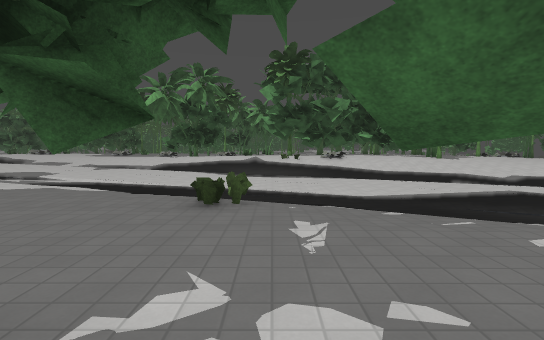
View 1 (above)

24 first-person views from a walk through a level from a Godot 3-D game. The camera is 1.4 m above the floor, tilts 4° down and sees 85° across. The floor is counted in squares, 2 m on a side. Each view is taken from the middle of a square. On the plan, view 1 faces up. The plan holds only what a view shows up to about 10 squares ahead; the rest is blank. The place goes on beyond the plan. Surface patterns are stand-ins for the level's own textures.

View 2
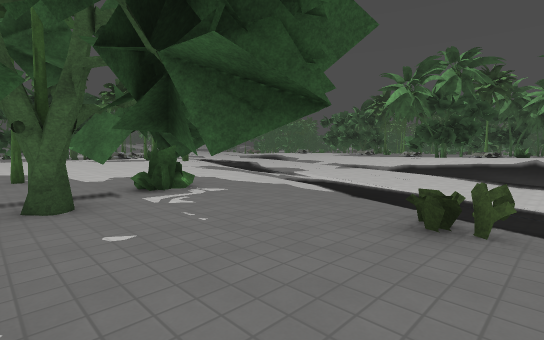

View 3
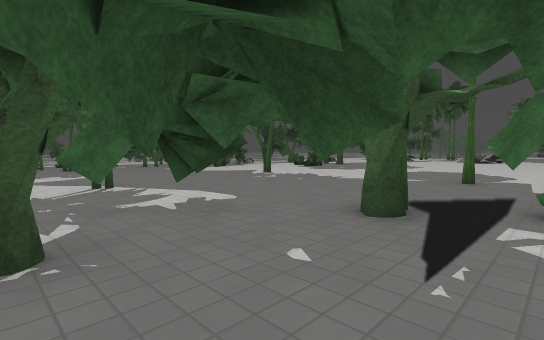

View 4
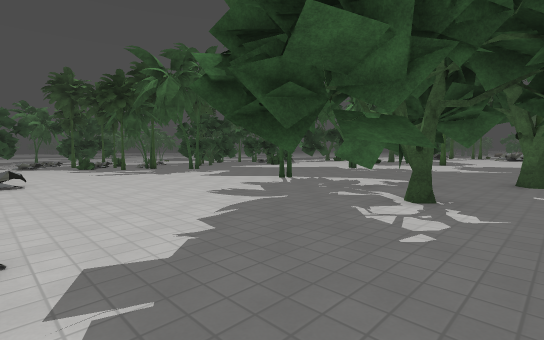

View 5
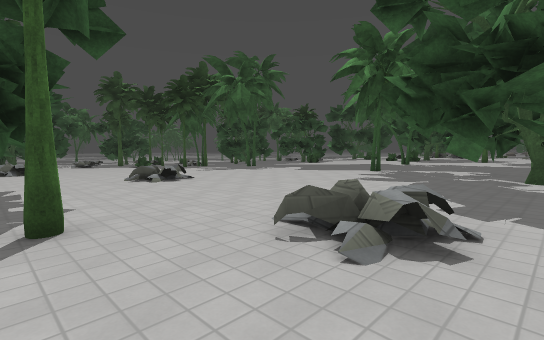

View 6
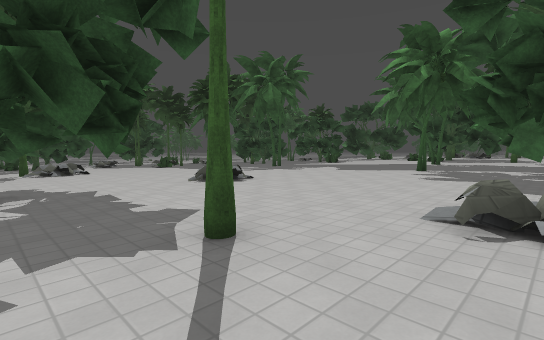

View 7
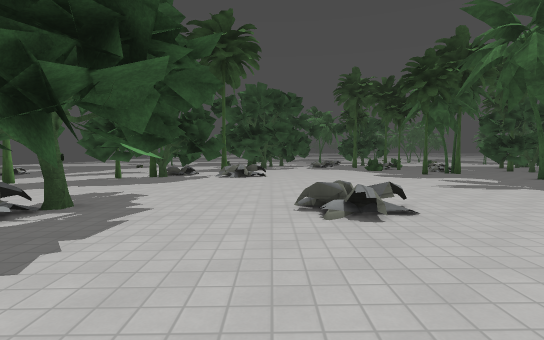

View 8
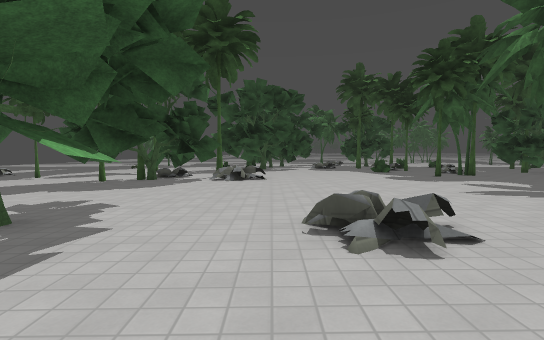

View 9
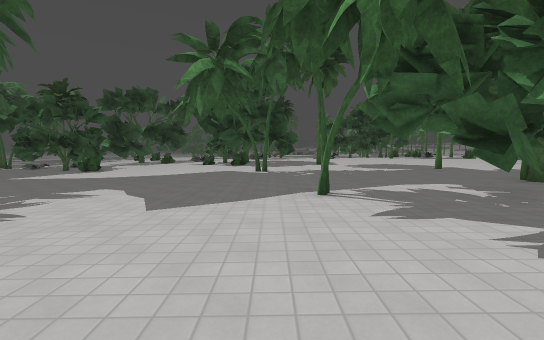

View 10
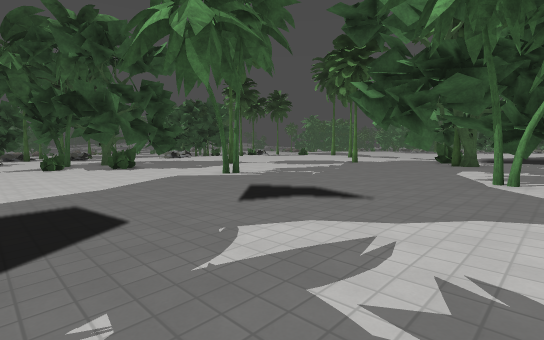

View 11
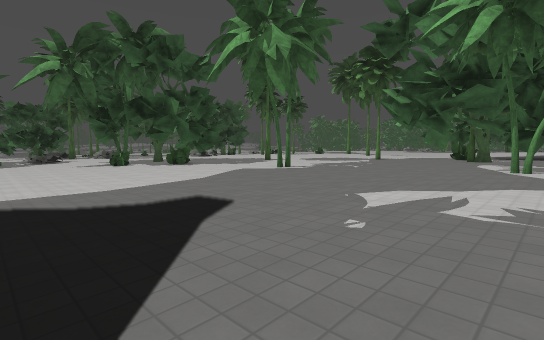

View 12
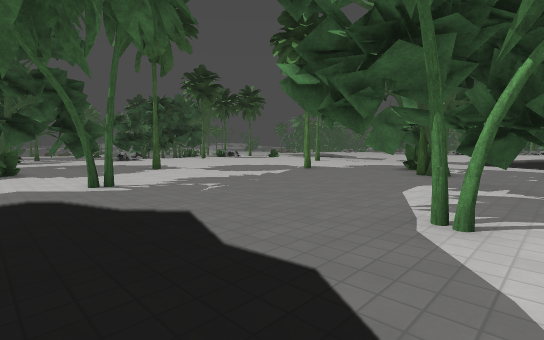

View 13
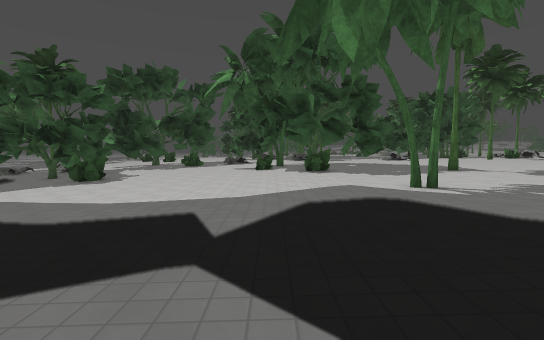

View 14
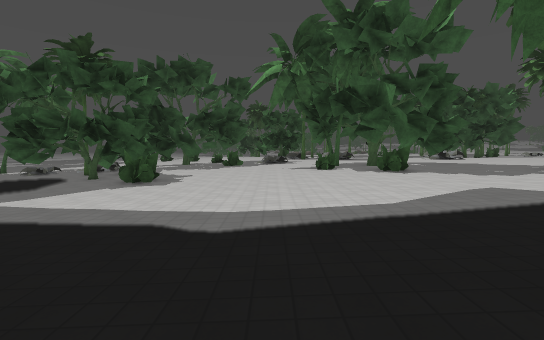

View 15
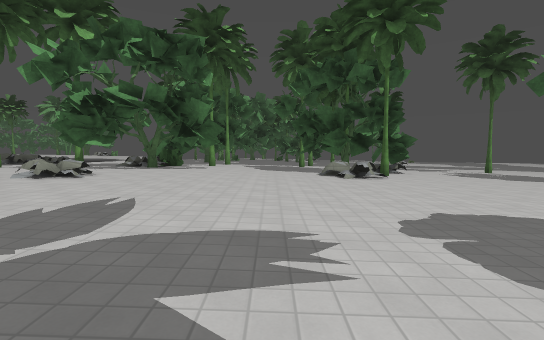

View 16
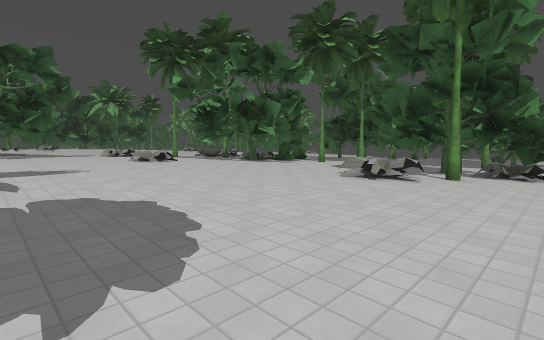

View 17
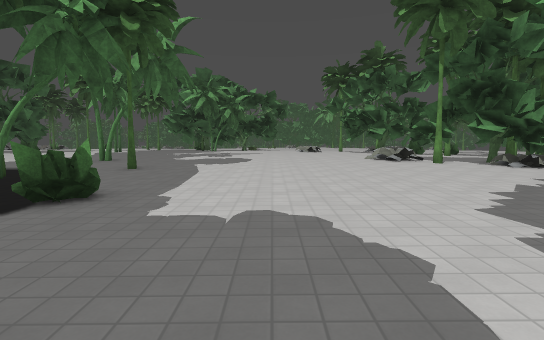

View 18
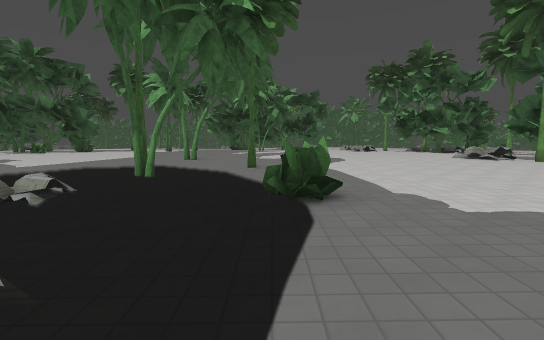

View 19
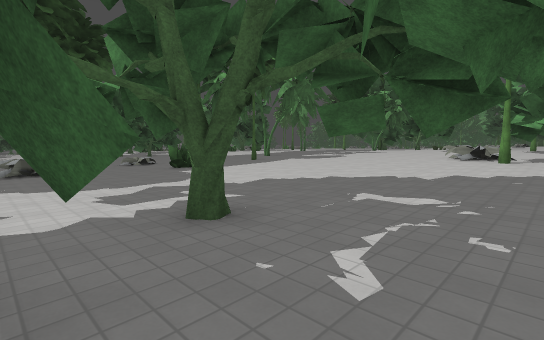

View 20
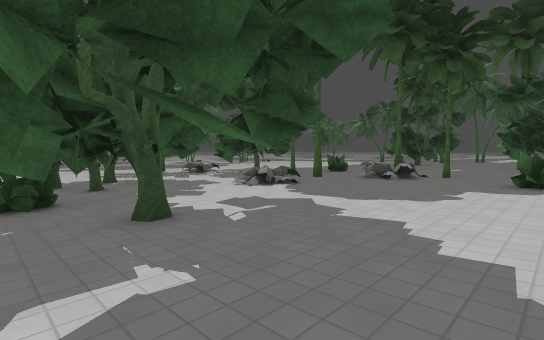

View 21
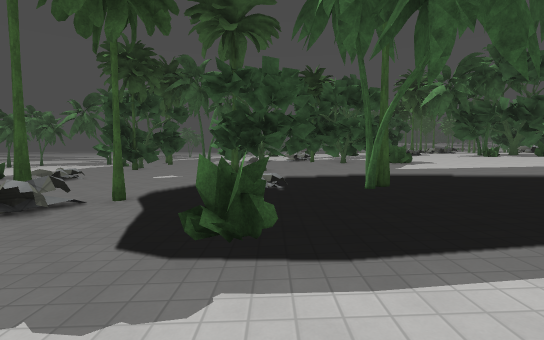

View 22
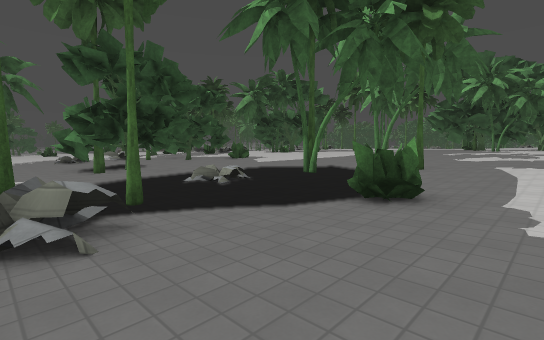

View 23
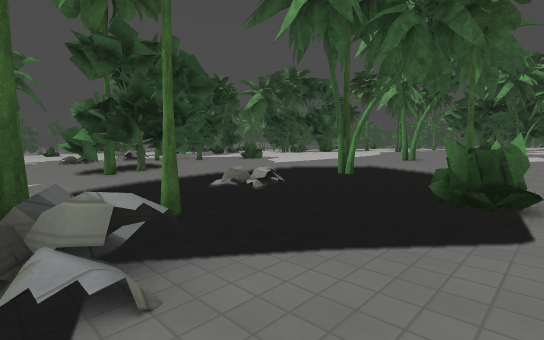

View 24
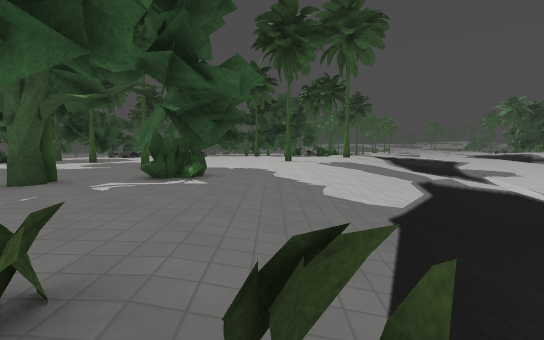

### Floor plan
Key: @ floor where view 1 was taken; # wall or solid block; x gap in a wall; . main floor; - floor 0.25 m lower than the main floor; _ floor 0.5 m lower than the main floor; < floor 0.75 m lower than the main floor; ( floor 1 m lower than the main floor; ! floor 1.25 m lower than the main floor; ? floor 1.5 m lower than the main floor; / step, stairs or slope; = window, fence, low wall or low ledge; v drop or lower ground; T thing the floor can be seen under or through.
Columns run from 14 left of view 1 to 7 right of it. Each row starts with its distance up from view 1.
 12     //<<   <<<
 11     //<<< <<<<<
 10     ///<(<<<<<<(((((((
  9     ////<(((<<((((((((
  8     //////<<((//((((((
  7     .///////<((/(((((
  6      ...///////<(((!(
  5     .......//////<(v
  4    ......T...=////
  3    .....TT....././
  2  .....#...TT##....
  1  .........TT...#....-
  0  ..........T..@#./#..-
 -1 ............#. ..//..-
 -2 ...#................#-
 -3 #..........#........--
 -4 . .---#---.........-#x
 -5 #-----------.....=--#-
 -6 -##--- --------.-/---#
 -7 /=------------------#-
 -8 ----____--------------
 -9 ____________---------_
-10 ______________-----___
-11 ____<<<<___ __________
-12 <<<<<<<<<<<_______/=#x
-13  ##<<<<<<<<<<______/#<
-14  ##<((((<<<<=<<<<<<<<#
-15  ##((((((((<<<<<<<<<<<
-16 ###((((((((((<<<<<<<<<
-17 vv  ((((((((((((<<<<((
-18    ### !!<((#(((((((((
-19   #####!!!!!((((((( #(
-20    ###!!!!!!!!((((((((
-21    !!!!!!!!!!!!!!#!#!!
-22      ????!x_!!!! !!!!!
-23             !!//!!!##!

Where each view was taken, in squares from view 1:
view 1: 0 up, 0 right, facing up
view 2: 1 up, 0 right, facing up-left
view 3: 3 up, 1 left, facing down-left
view 4: 2 up, 3 right, facing down-left
view 5: 1 up, 6 right, facing down-left
view 6: 0 up, 7 right, facing down-left
view 7: 2 down, 4 right, facing down
view 8: 3 down, 4 right, facing down
view 9: 4 down, 2 right, facing left
view 10: 9 down, 2 left, facing up-left
view 11: 11 down, 2 left, facing up-left
view 12: 6 down, 2 left, facing up-left
view 13: 7 down, 3 left, facing left
view 14: 9 down, 4 left, facing left
view 15: 10 down, 3 left, facing right
view 16: 15 down, 1 left, facing up-right
view 17: 22 down, 1 right, facing up
view 18: 22 down, 2 left, facing up
view 19: 23 down, 7 right, facing up-left
view 20: 18 down, 6 right, facing down-left
view 21: 18 down, 1 right, facing left
view 22: 22 down, 0 right, facing up-left
view 23: 22 down, 1 left, facing up-left
view 24: 5 up, 0 right, facing left
